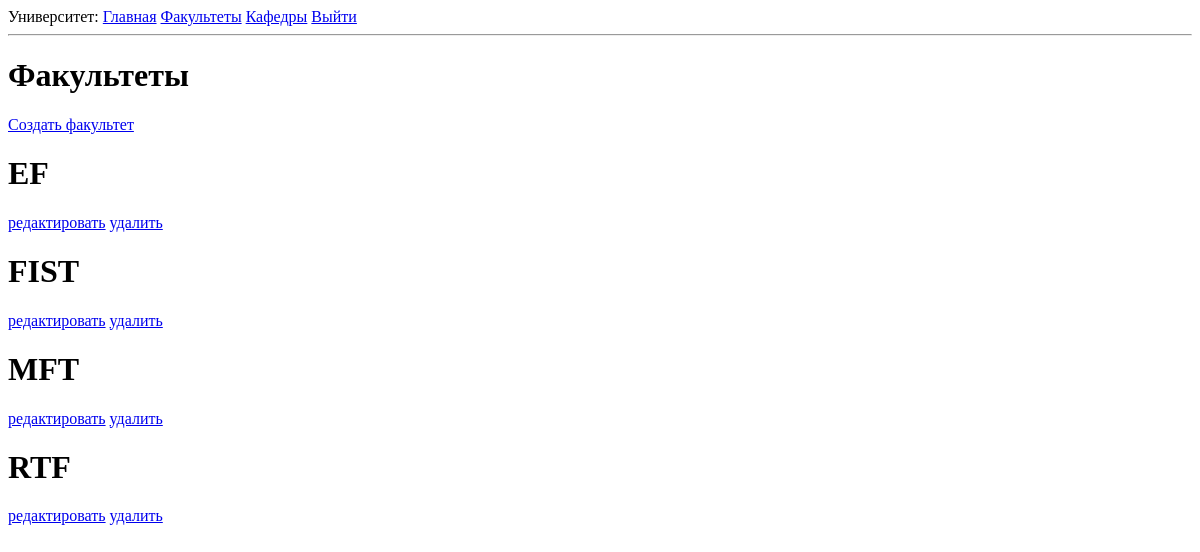
Page /faculties (signed in) on the earlier database version.
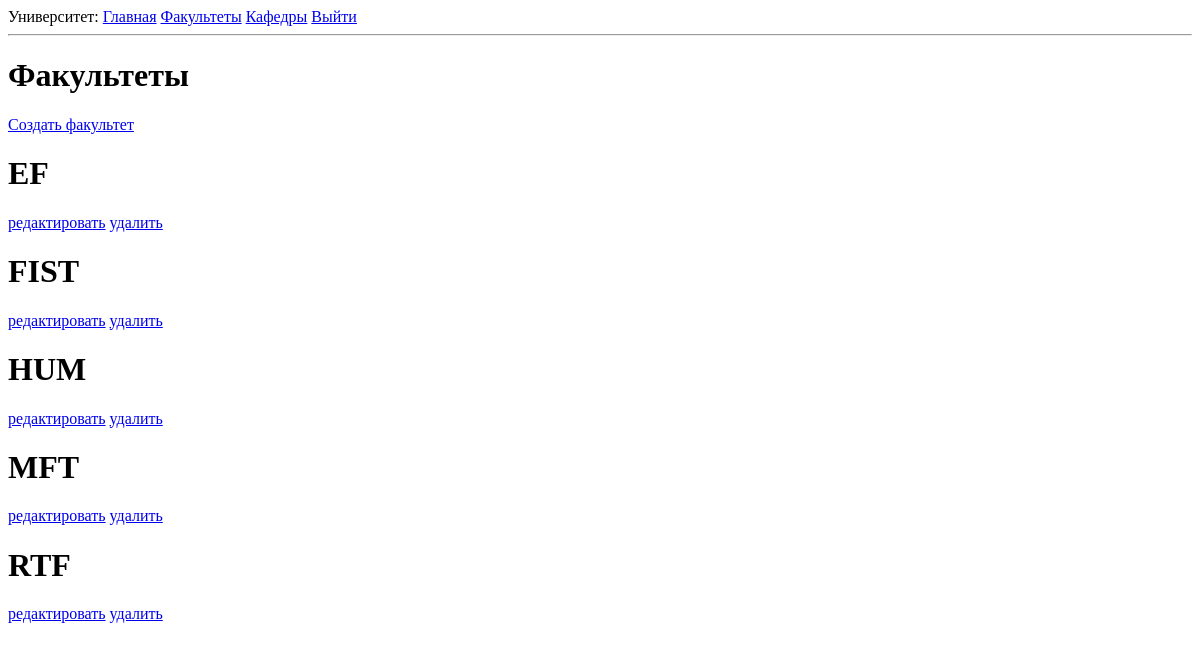
Same page on the later database version.
### app/models.py (models this page shows, shortened)
class Faculty(db.Model):
    id: so.Mapped[int] = so.mapped_column(primary_key=True)
    name: so.Mapped[str] = so.mapped_column(
        sa.String(128), index=True, unique=True)
    departments: so.WriteOnlyMapped['Department'] = so.relationship(
        back_populates='faculty', passive_deletes=True)

### app/routes.py (the view)
@app.route('/faculties')
@login_required
def faculties():
    faculties = db.session.scalars(sa.select(Faculty).order_by(Faculty.name)).all()
    return render_template('faculties.html', title='Факультеты', faculties=faculties)

### app/models.py (called while the page is built)
@login.user_loader
def load_user(id):
    return db.session.get(User, int(id))

### app/templates/faculties.html
{% extends "base.html" %}
{% block content %}
    <h1>Факультеты</h1>
    <a href="{{ url_for('create_faculty') }}">
        Создать факультет
    </a>
    {% for faculty in faculties %}
        <tr valign="top">
            <td>
                <h1>{{faculty.name}}</h1>
            </td>
            <td>
                <a href="{{ url_for('edit_faculty', faculty_id=faculty.id) }}">редактировать</a>
            </td>
            <td>
                <a href="{{ url_for('delete_faculty', faculty_id=faculty.id) }}">удалить</a>
            </td>
        </tr>
    {% endfor %}
{% endblock %}

Differences in the rows shown:
added Faculty: name "HUM"
